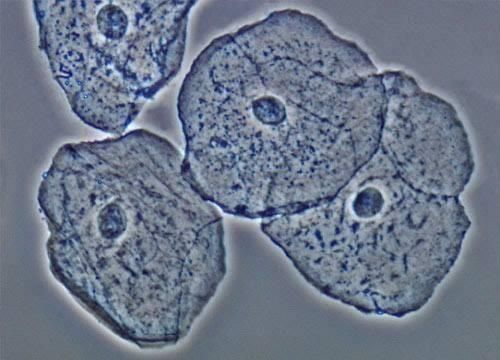
#> input picture Computação grafica/imagem/celula.jpg, 500 x 360 px
$ python filtroMorfologico.py
#> lines starting #> are read from the running program, lines starting #| are printed output that depends on the picture; after the words box and inside, x2 and y2 are one past the last pixel; in counts of white or black regions, pixels touching at a corner belong together
from PIL import Image
import numpy as np

def erosao(imagem_bin, tamanho_kernel=3):
    k = tamanho_kernel // 2
    altura, largura = imagem_bin.shape
    erodida = np.zeros_like(imagem_bin)

    for y in range(k, altura - k):
        for x in range(k, largura - k):
            viz = imagem_bin[y - k:y + k + 1, x - k:x + k + 1]
            if np.all(viz == 1):
                erodida[y, x] = 1
    return erodida


def dilatacao(imagem_bin, tamanho_kernel=3):
    k = tamanho_kernel // 2
    altura, largura = imagem_bin.shape
    dilatada = np.zeros_like(imagem_bin)

    for y in range(k, altura - k):
        for x in range(k, largura - k):
            viz = imagem_bin[y - k:y + k + 1, x - k:x + k + 1]
            if np.any(viz == 1):
                dilatada[y, x] = 1
    return dilatada


def abertura(imagem_path, tamanho_kernel=3):
#> called with imagem_path = 'imagem/celula.jpg', tamanho_kernel = 3
    imagem = Image.open(imagem_path).convert("L")
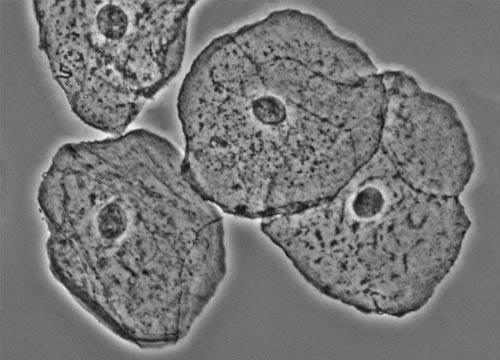
#> imagem: PIL image 500x360 L; min 11, max 245, mean 118
    imagem_np = np.array(imagem)

    binaria = (imagem_np > 128).astype(np.uint8)
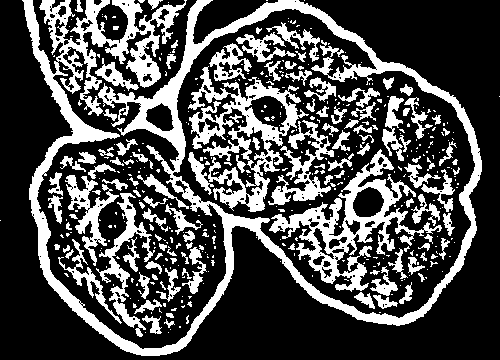
#> binaria: shape (360, 500); values 0 (black) and 1 (white), 30% white; 420 white regions (300 under 20 px), largest, box (x1, y1, x2, y2) and area: (22, 0, 482, 356) 22262, (269, 149, 442, 292) 5692, (188, 66, 309, 212) 5402

    erodida = erosao(binaria, tamanho_kernel)
#> after the loop in erosao, `for y in range(k, altura - k):`:
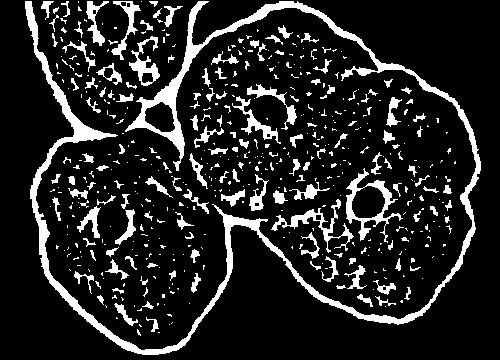
#> erodida: shape (360, 500); values 0 (black) and 1 (white), 14.1% white; 517 white regions (367 under 20 px), largest, box (x1, y1, x2, y2) and area: (25, 1, 481, 355) 10796, (346, 168, 403, 243) 996, (271, 199, 354, 253) 757
    aberta = dilatacao(erodida, tamanho_kernel)
#> after the loop in dilatacao, `for y in range(k, altura - k):`:
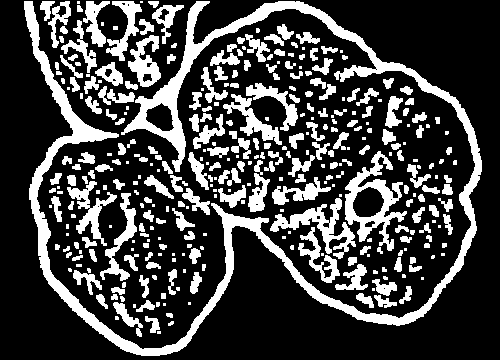
#> dilatada: shape (360, 500); values 0 (black) and 1 (white), 25.8% white; 349 white regions (122 under 20 px), largest, box (x1, y1, x2, y2) and area: (24, 1, 482, 356) 15441, (345, 151, 407, 251) 2089, (270, 198, 356, 259) 1464

    imagem_final = Image.fromarray((aberta * 255).astype(np.uint8))
    imagem_final.show()
    imagem_final.save("imagem/resultado/imagem_abertura.jpg")


caminho = "imagem/celula.jpg"
abertura(caminho)

$ run again, with Computação grafica/imagem/imagem1.jpg copied over Computação grafica/imagem/celula.jpg
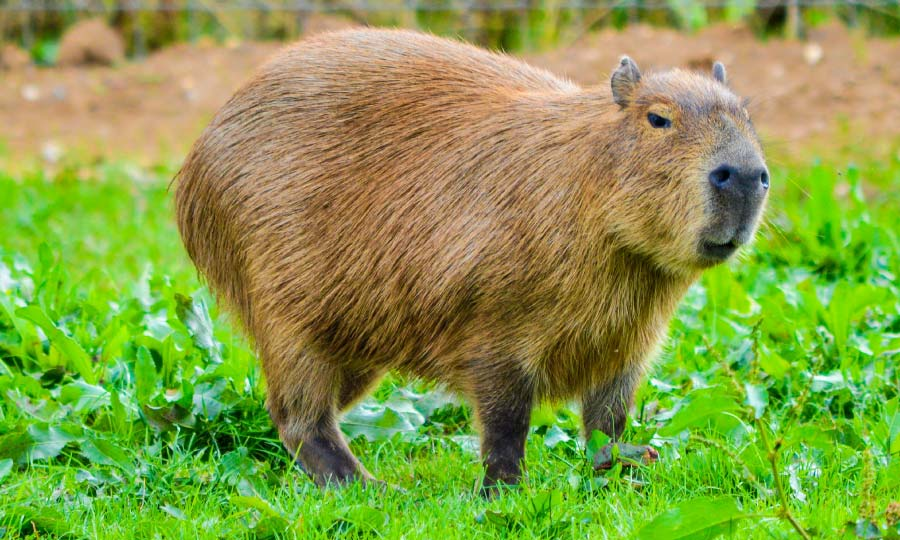
#> input picture Computação grafica/imagem/imagem1.jpg, 900 x 540 px
#> in abertura, `binaria = (imagem_np > 128).astype(np.uint8)`:
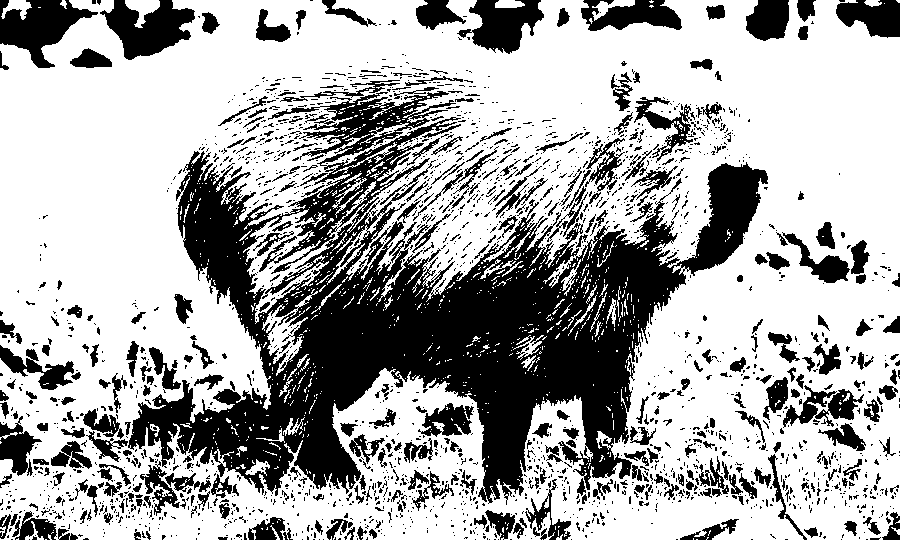
#> binaria: shape (540, 900); values 0 (black) and 1 (white), 67% white; 2230 black regions (1862 under 20 px), largest, box (x1, y1, x2, y2) and area: (128, 91, 768, 505) 93677, (0, 0, 98, 68) 3312, (100, 0, 195, 60) 3225
#> after the loop in dilatacao, `for y in range(k, altura - k):`:
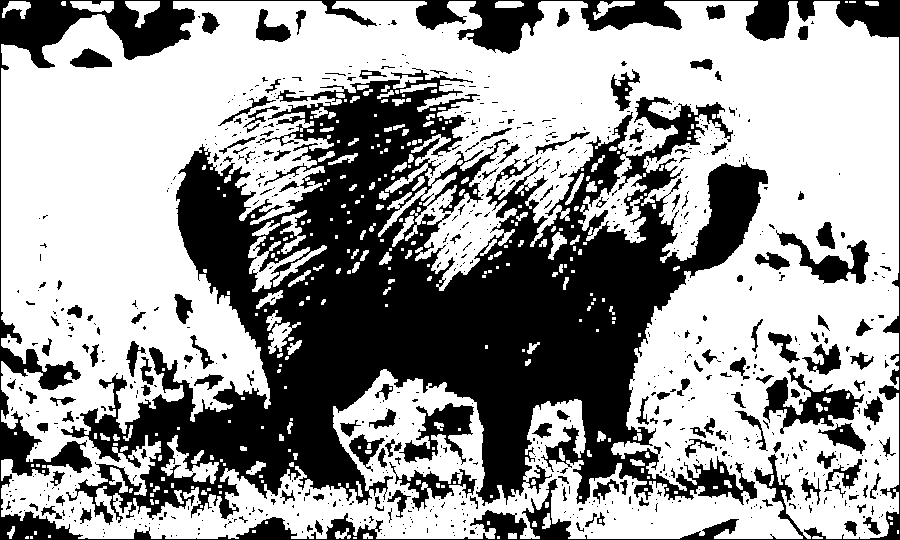
#> dilatada: shape (540, 900); values 0 (black) and 1 (white), 61.2% white; 829 black regions (673 under 20 px), largest, box (x1, y1, x2, y2) and area: (61, 68, 768, 525) 132414, (0, 0, 900, 540) 29719, (763, 367, 864, 434) 2462
